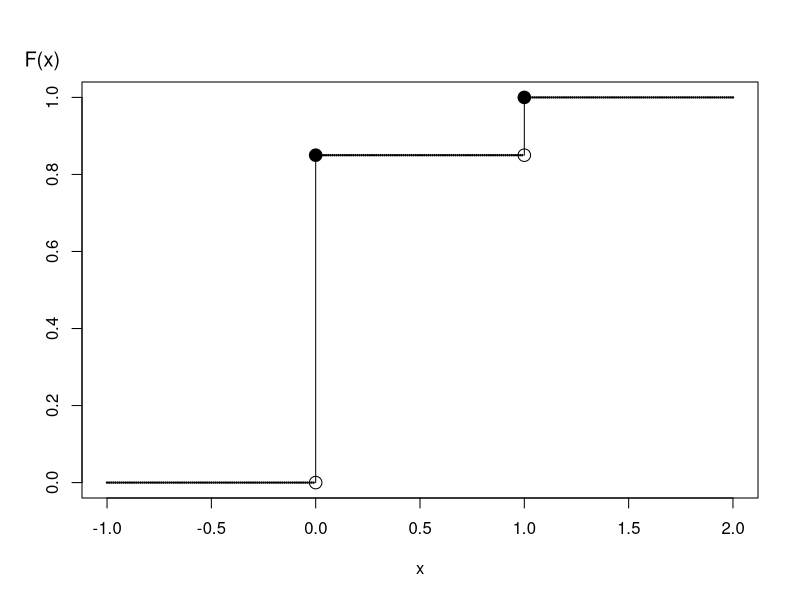
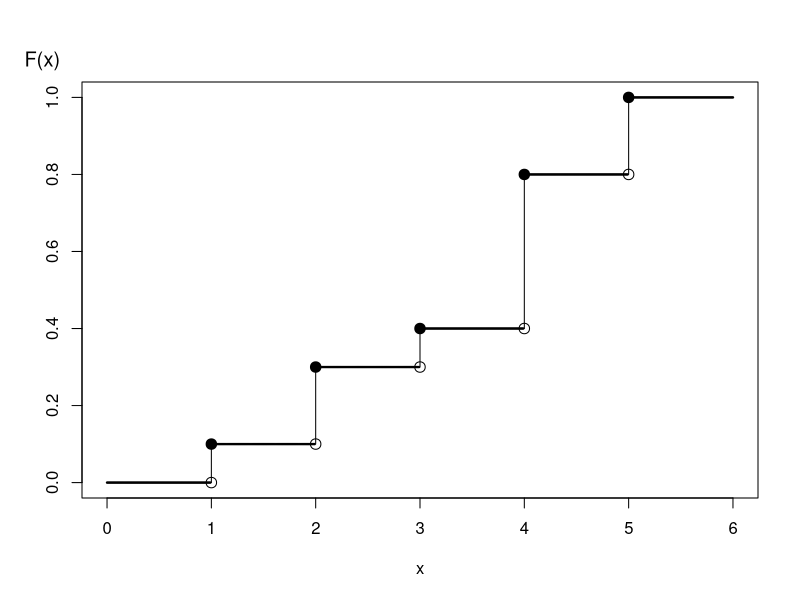
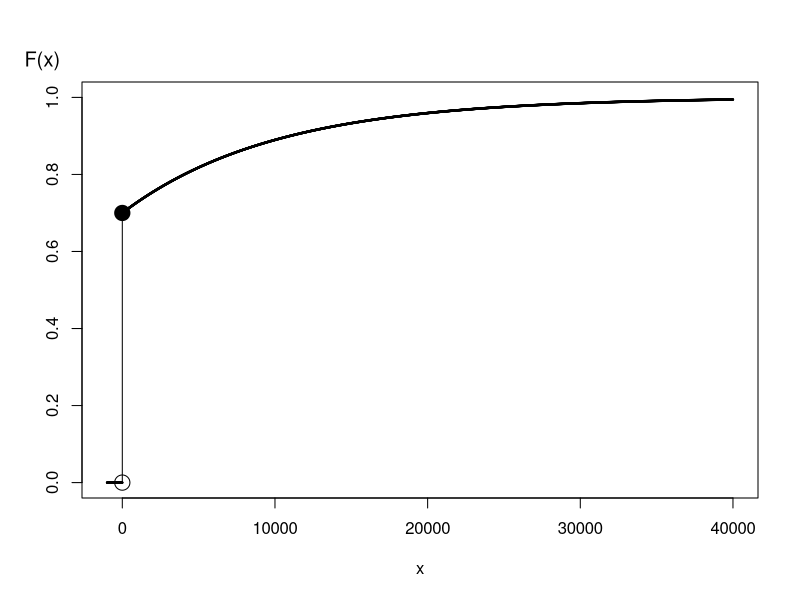
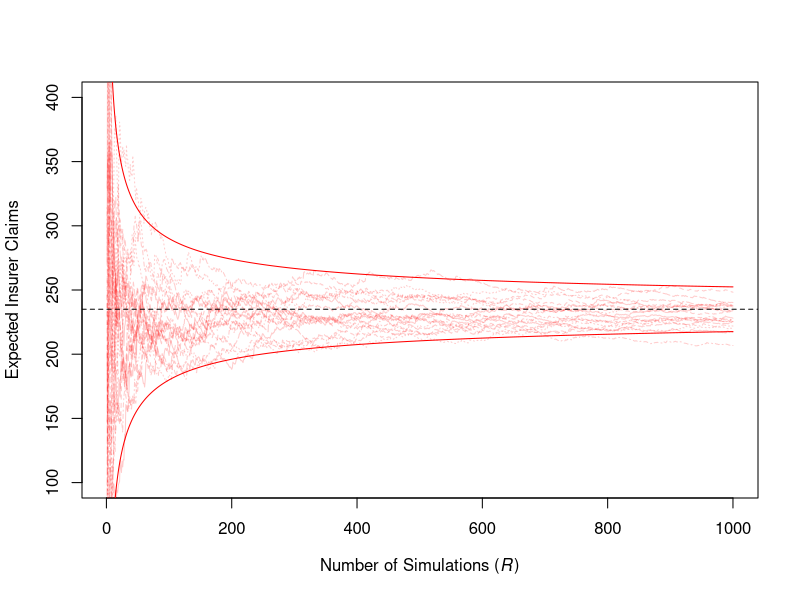
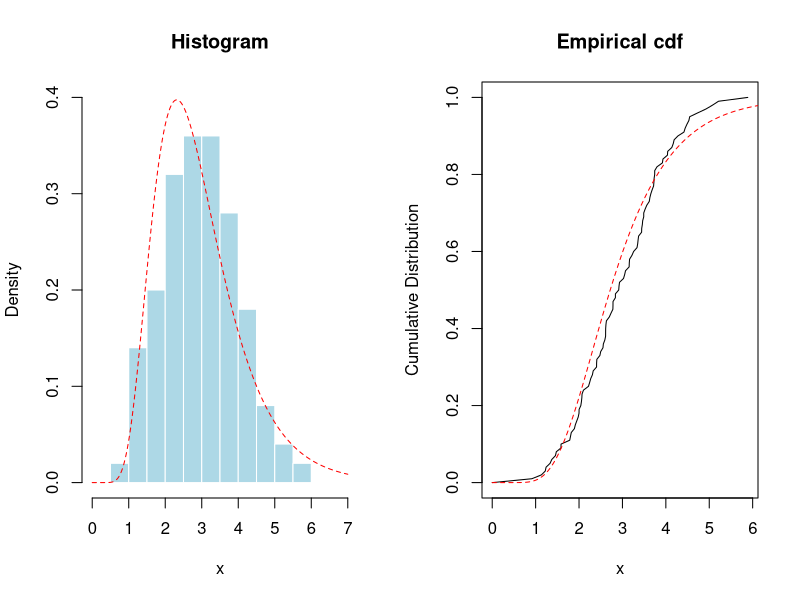
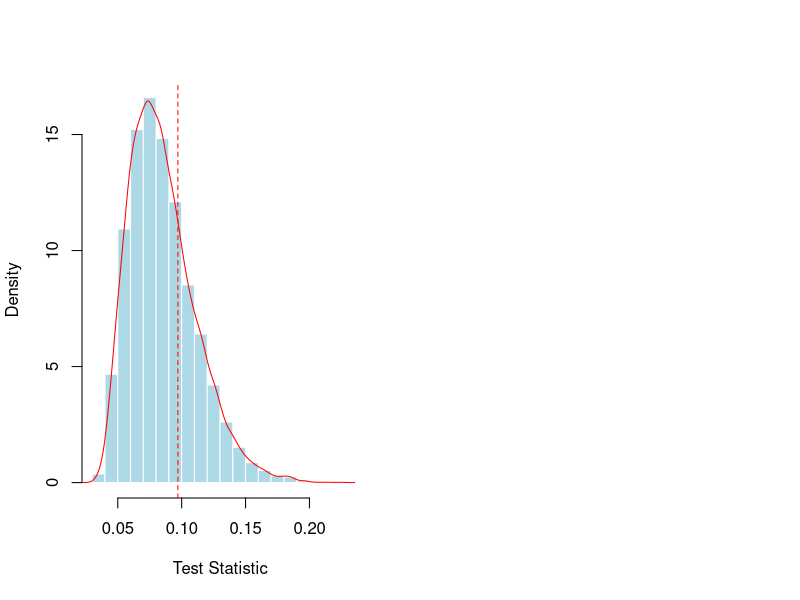

R code for these plots, in order:
## ---- chunk 1
set.seed(2017)
U <- runif(3)
knitr::kable(U, digits=5, align = "c", col.names = "Uniform")
## ---- chunk 2
set.seed(2017)
U <- runif(3)
X1 <- -10*log(1-U)
set.seed(2017)
X2 <- rexp(3, rate = 1/10)
## ---- chunk 3
outmat <- cbind(U,X1,X2)
colnames(outmat) <- c("Uniform","Exponential 1", "Exponential 2")
knitr::kable(outmat, digits=5)
## ---- chunk 4
time = seq(-1,2,0.01)
Ftime = c(rep(0,100),rep(.85,100),rep(1,101))

plot(time,Ftime, ylim=c(0,1), xlab="x",ylab="",pch=19, cex=.2)#,type="l")
mtext("F(x)", side=2, at=1.1, las=1, cex=1.2, adj=1.6)
segments(0,0,0,0.85)#,code=4)
segments(1,0.85,1,1)#,code=4)
symbols(0,.85,circles=.03, add=TRUE,bg="black",inches=FALSE)
symbols(0,0,circles=.03, add=TRUE,inches=FALSE)
symbols(1,.85,circles=.03, add=TRUE,inches=FALSE)
symbols(1,1,circles=.03, add=TRUE,bg="black",inches=FALSE)
## ---- chunk 5
set.seed(2017)
U <- runif(3)
X <- 1*(U > 0.85)
## ---- chunk 6
outmat <- cbind(U,X)
colnames(outmat) <- c("Uniform","Binary X")
knitr::kable(outmat, digits=5)
## ---- chunk 7
time <- 1:5
probs <- c(0.1,0.2,0.1, 0.4, 0.2)
df <- cumsum(probs)
outmat <- rbind(time, probs, df)
rownames(outmat) <- c("Time","Probability","Distribution Function $F(x)$    ")
knitr::kable(outmat, align=c('rrrrr'), col.names = rep("$~~~~~~~~~~$",5))
## ---- chunk 8
time = seq(0,6,0.01)
Ftime = c(rep(0,100),rep(0.1,100),rep(0.3,100),rep(0.4,100),
          rep(0.8,100),rep(1,101))
plot(time,Ftime, ylim=c(0,1), xlab="x",ylab="",pch=19, cex=.2)#,type="l")
mtext("F(x)", side=2, at=1.1, las=1, cex=1.2, adj=1.6)
segments(1,0,1,0.1)#,code=4)
segments(2,0.1,2,.3)#,code=4)
segments(3,0.3,3,.4)#,code=4)
segments(4,0.4,4,.8)#,code=4)
segments(5,0.8,5,1)#,code=4)

symbols(1,0,circles=.05, add=TRUE,inches=FALSE)
symbols(1,.1,circles=.05, add=TRUE,bg="black",inches=FALSE)
symbols(2,.1,circles=.05, add=TRUE,inches=FALSE)
symbols(2,.3,circles=.05, add=TRUE,bg="black",inches=FALSE)
symbols(3,.3,circles=.05, add=TRUE,inches=FALSE)
symbols(3,.4,circles=.05, add=TRUE,bg="black",inches=FALSE)
symbols(4,.4,circles=.05, add=TRUE,inches=FALSE)
symbols(4,.8,circles=.05, add=TRUE,bg="black",inches=FALSE)
symbols(5,.8,circles=.05, add=TRUE,inches=FALSE)
symbols(5,1,circles=.05, add=TRUE,bg="black",inches=FALSE)
## ---- chunk 9
time = seq(-1000,40000,10)
Ftime = 1 - .3*exp(-0.0001*time)
Ftime = Ftime*(time>0)
plot(time,Ftime, ylim=c(0,1), xlab="x",ylab="",pch=19, cex=.2)#,xaxt="n")
#axis(1, at=seq(0,40000, by=10000), font=10, cex=0.005, tck=0.01)
mtext("F(x)", side=2, at=1.1, las=1, cex=1.2, adj=1.6)
segments(0,0,0,0.7)#,code=4)
symbols(0,0,circles=500, add=TRUE,inches=FALSE)
symbols(0,.7,circles=500, add=TRUE,bg="black",inches=FALSE)
## ---- chunk 10
# For the gamma distributions, use
alpha1 <- 2;      theta1 <- 100
alpha2 <- 2;      theta2 <- 200
# Deductibles
M <- 400

nSim <- 1e6  #number of simulations
## ---- chunk 11

# Simulate the risks
nSim <- 1e6  #number of simulations
set.seed(2017) #set seed to reproduce work 
X1 <- rgamma(nSim,alpha1,scale = theta1)  
X2 <- rgamma(nSim,alpha2,scale = theta2)  

# Portfolio Risks
X         <- X1 + X2 
Yretained <- pmin(X, M)
Yinsurer  <- X - Yretained
## ---- chunk 12
# Expected Claim Amounts
ExpVec <- t(as.matrix(c(mean(Yretained),mean(Yinsurer),mean(X))))
sdVec <- t(as.matrix(c(sd(Yretained),sd(Yinsurer),sd(X))))
outMat <- rbind(ExpVec, sdVec)
colnames(outMat) <- c("Retained", "Insurer","Total")
row.names(outMat) <- c("Mean","Standard Deviation")
round(outMat,digits=2)
## ---- chunk 13
Yinsurefct <- function(numSim){
X1 <- rgamma(numSim,alpha1,scale = theta1)  
X2 <- rgamma(numSim,alpha2,scale = theta2)  
# Portfolio Risks
X         <- X1 + X2 
Yinsurer <- X - pmin(X, M)
return(Yinsurer)
}

R <- 1e3
nPath <- 20
set.seed(2017)
simU <- matrix(Yinsurefct(R*nPath),R,nPath)
sumP2 <- apply(simU, 2, cumsum)/(1:R)
matplot(1:R,sumP2[,1:20],type="l",col=rgb(1,0,0,.2), ylim=c(100, 400),
        xlab=expression(paste("Number of Simulations (", italic('R'), ")")), ylab="Expected Insurer Claims")
abline(h=mean(Yinsurer),lty=2)
bonds <- cbind(1.96*sd(Yinsurer)*sqrt(1/(1:R)),-1.96*sd(Yinsurer)*sqrt(1/(1:R)))
matlines(1:R,bonds+mean(Yinsurer),col="red",lty=1)
## ---- chunk 14
true_value <- integrate(function(x) 1/(pi*(1+x^2)),lower=2,upper=Inf)$value
## ---- chunk 15
Q <- function(u) tan(pi*(u-.5))
R <- 1e6
set.seed(1)
X <- Q(runif(R))
p1 <- mean(X>2)
se.p1 <- sd(X>2)/sqrt(R)
p1
se.p1
## ---- chunk 16
set.seed(1)
p2 <- mean(abs(Q(runif(R)))>2)/2
se.p2 <- sd(abs(Q(runif(R)))>2)/(2*sqrt(R))
## ---- chunk 17
h <- function(x) 2/(pi*(1+x^2))
set.seed(1)
p3 <- .5-mean(h(2*runif(R)))
se.p3 <- sd(h(2*runif(R)))/sqrt(R)
## ---- chunk 18
set.seed(1)
h4 <- function(x) 1/(2*pi*(1+x^2))
p4 <- mean(h4(runif(R)/2))
se.p4 <- sd(h4(runif(R)/2))/sqrt(R)
## ---- chunk 19
library(htmlTable)
x1 <- c(
  "$p_1$", 
  "$\\frac{1}{R}\\sum_{i=1}^R \\mathrm{I}(F^{-1}(U_i)>2)$",
   "$~~~~~~F^{-1}(u)=\\tan \\left( \\pi(u-0.5) \\right)~~~~~~~$",round(c(p1,se.p1),digits=6))
x2 <- c(
  "$p_2$", 
  "$\\frac{1}{2R}\\sum_{i=1}^R \\mathrm{I}(|F^{-1}(U_i)|>2)$",
   "$F^{-1}(u)=\\tan \\left( \\pi(u-0.5) \\right)$",round(c(p2,se.p2),digits=6))
x3 <- c(
  "$p_3$", 
  "$\\frac{1}{2}-\\frac{1}{R}\\sum_{i=1}^R h_3(2U_i)$",
"$h_3(x)=\\frac{2}{\\pi(1+x^2)}$",round(c(p3,se.p3),digits=6))
x4 <- c(
  "$p_4$", 
  "$\\frac{1}{R}\\sum_{i=1}^R h_4(U_i/2)$",
  "$h_4(x)=\\frac{1}{2\\pi(1+x^2)}$",format(round(c(p4,se.p4),digits=6), scientific = FALSE))
outMat <- rbind(x1,x2,x3,x4)
rownames(outMat) <- NULL
htmlTable(outMat, header =  c("Estimator", "Definition",
                            "Support Function", "Estimate", " Standard Error"),
          caption = "Table 6.1. Summary of Four Choices to Approximate $\\Pr[X>2]$. ",
          align = "cccrr")     
## ---- chunk 20
set.seed(1)
n <- 100
x <- rgamma(n, 6, 2)
par(mfrow=c(1,2))
hist(x,probability = TRUE,main="Histogram", col="light blue",border="white",xlim=c(0,7),ylim=c(0,.4))
u=seq(0,7,by=.01)
lines(u,dlnorm(u,1,.4),col="red",lty=2)
vx = c(0,sort(x))
vy = (0:n)/n
plot(vx,vy,type="l",xlab="x",ylab="Cumulative Distribution",main="Empirical cdf")
lines(u,plnorm(u,1,.4),col="red",lty=2)
## ---- chunk 21
# test statistic
D <- function(data, F0){
   F <- Vectorize(function(x) mean((data<=x)))
   n <- length(data)
   x <- sort(data)
   d1=abs(F(x+1e-6)-F0(x+1e-6))
   d2=abs(F(x-1e-6)-F0(x-1e-6))
   return(max(c(d1,d2)))
}
D(x,function(x) plnorm(x,1,.4))
## ---- chunk 22
ks.test(x, plnorm, mean=1, sd=0.4)
## ---- chunk 23
ns <- 1e4
d_KS <- rep(NA,ns)
# compute the test statistics for a large (ns) number of simulated samples
for(s in 1:ns) d_KS[s] <- D(rlnorm(n,1,.4),function(x) plnorm(x,1,.4))
hist(d_KS,probability = TRUE,col="light blue",border="white",xlab="Test Statistic",main="")
lines(density(d_KS),col="red")
abline(v=D(x,function(x) plnorm(x,1,.4)),lty=2,col="red")
mean(d_KS>D(x,function(x) plnorm(x,1,.4)))
